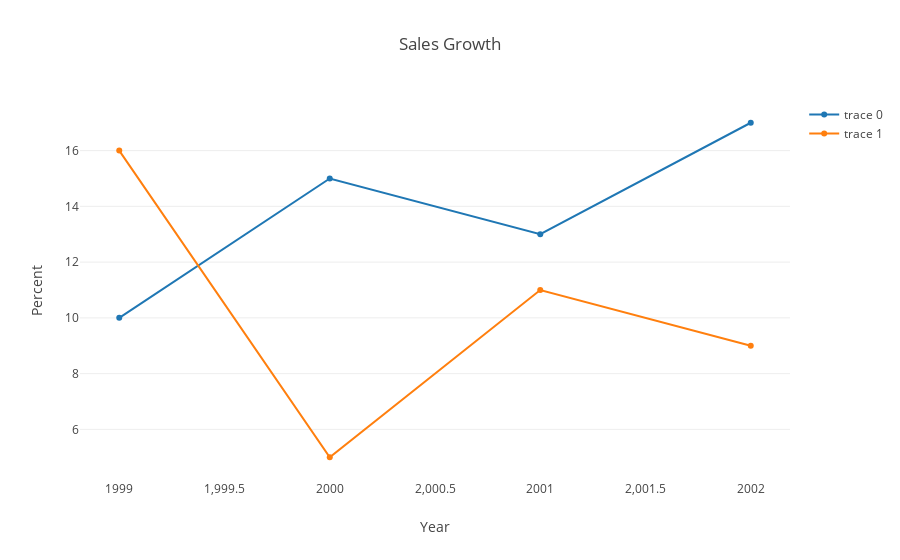

The code cell stored with this chart in its notebook:
### Markdown cell above
## Plotly(data: list, layout: dict)

### Code cell
from IPython.display import display

def Plotly(data=[], layout={}):
    bundle = {}
    bundle['application/vnd.plotly.v1+json'] = {
        'data': data,
        'layout': layout,
    }
    display(bundle, raw=True)

data = [
    {'x': [1999, 2000, 2001, 2002], 'y': [10, 15, 13, 17], 'type': 'scatter'},
    {'x': [1999, 2000, 2001, 2002], 'y': [16, 5, 11, 9], 'type': 'scatter'}
]

layout = {
    'title': 'Sales Growth',
    'xaxis': {'title': 'Year', 'showgrid': False, 'zeroline': False},
    'yaxis': {'title': 'Percent', 'showline': False}
}

Plotly(data, layout)

### Figure 1 — Plotly figure (JSON) as saved in the notebook; plotly's stock layout.template omitted (floating-point values rounded to 4 significant figures)
{"data": [{"type": "scatter", "uid": "e0f17f", "x": [1999, 2000, 2001, 2002], "y": [10, 15, 13, 17]}, {"type": "scatter", "uid": "803115", "x": [1999, 2000, 2001, 2002], "y": [16, 5, 11, 9]}], "layout": {"autosize": true, "title": "Sales Growth", "xaxis": {"autorange": true, "range": [1999.0, 2002.0], "showgrid": false, "title": "Year", "type": "linear", "zeroline": false}, "yaxis": {"autorange": true, "range": [4.01, 17.99], "showline": false, "title": "Percent", "type": "linear"}}}
